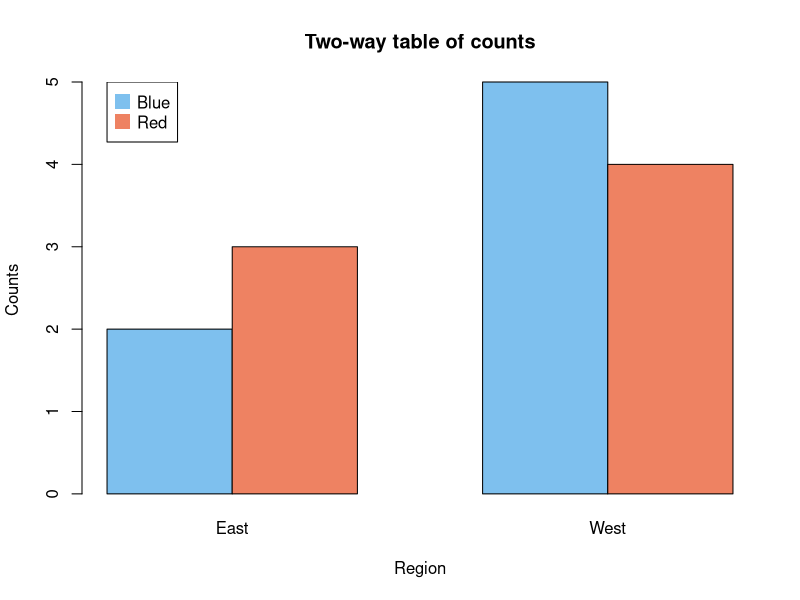
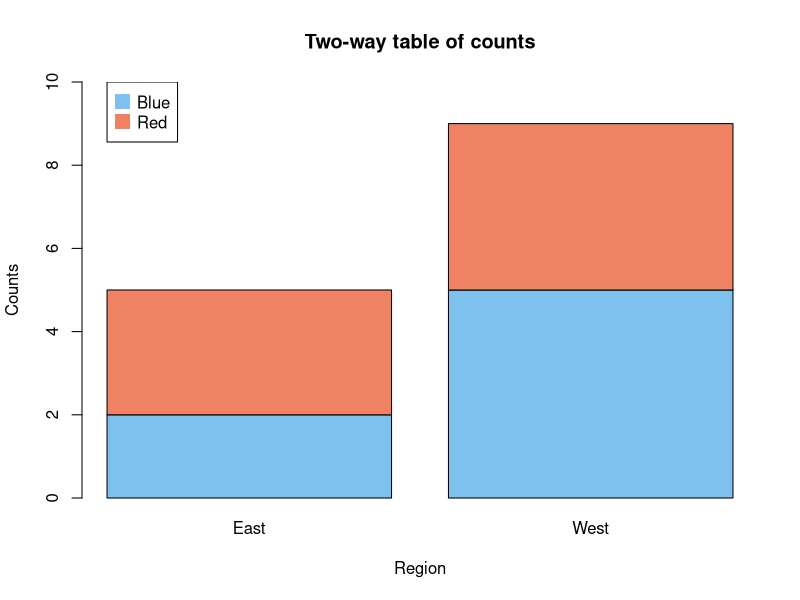
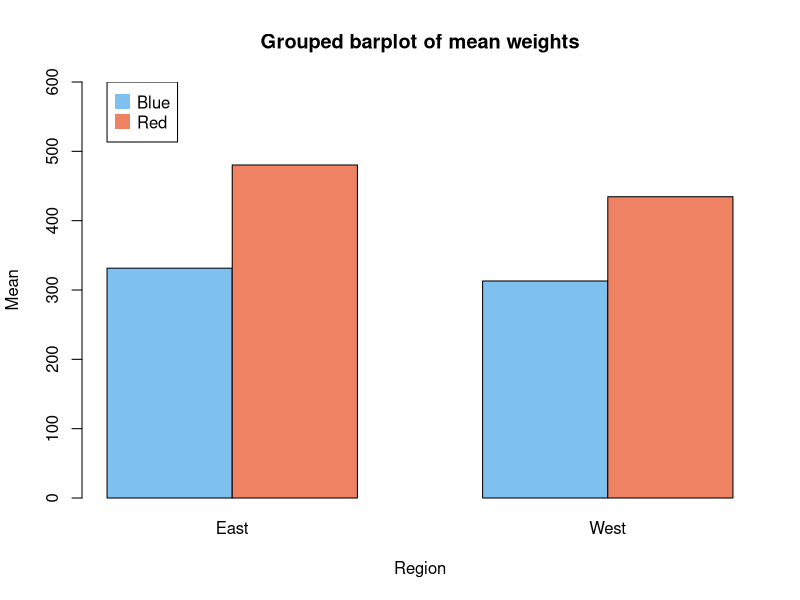
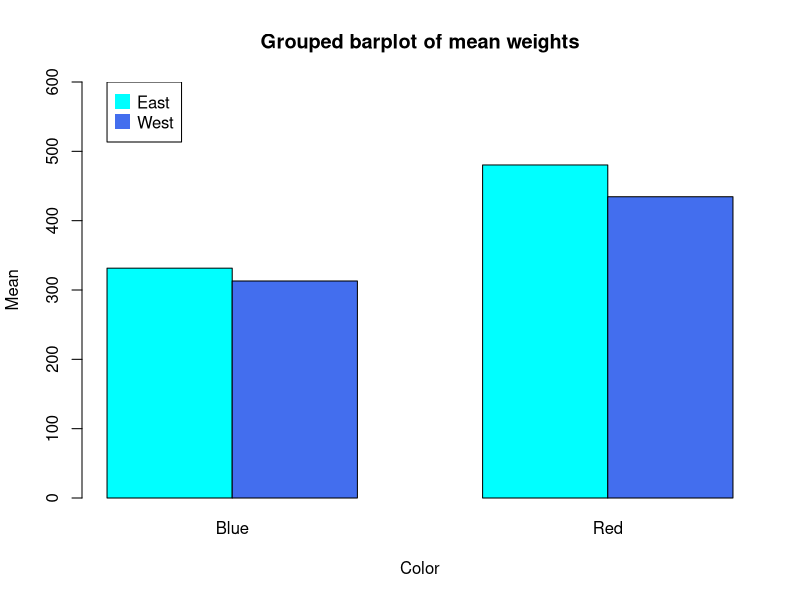

R code for these plots, in order:
## ---- chunk 1
rm( list = ls() )
## ---- chunk 2
weight.vector <-
    c( 467, 483, 491, 452, 441, 398, 447,
       338, 325, 304, 313, 317, 322, 309 )

color.vector <-
    c( "Red", "Red", "Red", "Red", "Red", "Red", "Red",
       "Blue", "Blue", "Blue", "Blue",
       "Blue", "Blue", "Blue" )

region.vector <-
    c( "East", "East", "East",
       "West", "West", "West", "West",
       "East", "East",
       "West", "West", "West", "West", "West" )
## ---- chunk 3
two.way.count.table <-
    table( color.vector, region.vector )

two.way.count.table
## ---- chunk 4
proportions( two.way.count.table )
## ---- chunk 5
addmargins( two.way.count.table )
## ---- chunk 6
two.way.mean.summary <-
    tapply(
        weight.vector,
        list( color.vector, region.vector ),
        mean
    )

two.way.mean.summary
## ---- chunk 7
aggregate(
  x = list( weight = weight.vector ),
  by = list( Color = color.vector, Region = region.vector ),
  FUN = mean
)
## ---- chunk 8
barplot(
    two.way.count.table,
    main = "Two-way table of counts",
    xlab = "Region",
    ylab = "Counts",
    beside = TRUE,
    col = c( "skyblue2", "salmon2" )
)

legend(
    x = 1,
    y = 5,
    legend = c( "Blue", "Red" ),
    pch = 15,
    col = c( "skyblue2", "salmon2" ),
    pt.cex = 2
)
## ---- chunk 9
barplot(
    two.way.count.table,
    ylim = c(0, 10),
    main = "Two-way table of counts",
    xlab = "Region",
    ylab = "Counts",
    col = c( "skyblue2", "salmon2" )
)

legend(
    x = 0.2,
    y = 10,
    legend = c( "Blue", "Red" ),
    pch = 15,
    col = c( "skyblue2", "salmon2" ),
    pt.cex = 2
)
## ---- chunk 10
barplot(
    two.way.mean.summary,
    ylim = c(0, 600),
    main = "Grouped barplot of mean weights",
    xlab = "Region",
    ylab = "Mean",
    beside = TRUE,
    col = c( "skyblue2", "salmon2" )
)

legend(
    x = 1,
    y = 600,
    legend = c( "Blue", "Red" ),
    pch = 15,
    col = c( "skyblue2", "salmon2" ),
    pt.cex = 2
)
## ---- chunk 11
barplot(
    tapply(
        weight.vector,
        list( region.vector, color.vector ),
        mean
    ),
    ylim = c(0, 600),
    main = "Grouped barplot of mean weights",
    xlab = "Color",
    ylab = "Mean",
    beside = TRUE,
    col = c( "cyan1", "royalblue2" )
)

legend(
    x = 1,
    y = 600,
    legend = c( "East", "West" ),
    pch = 15,
    col = c( "cyan1", "royalblue2" ),
    pt.cex = 2
)
